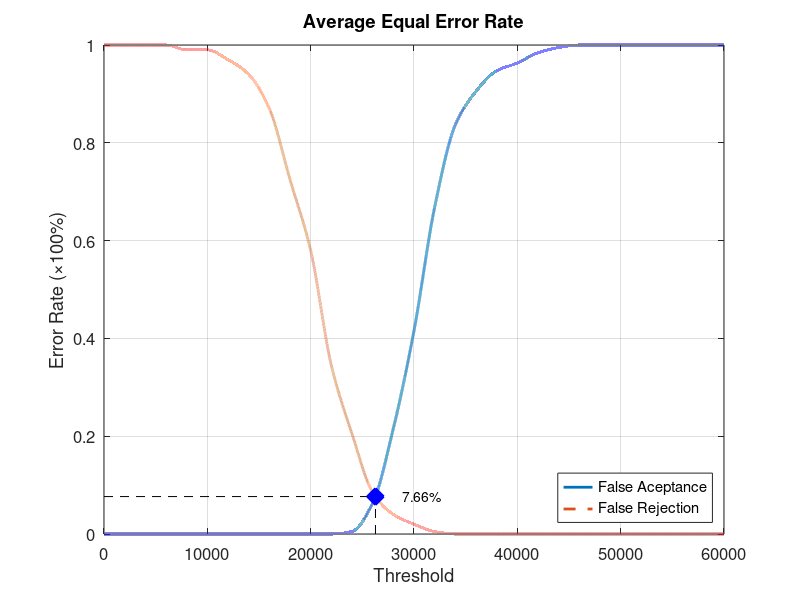
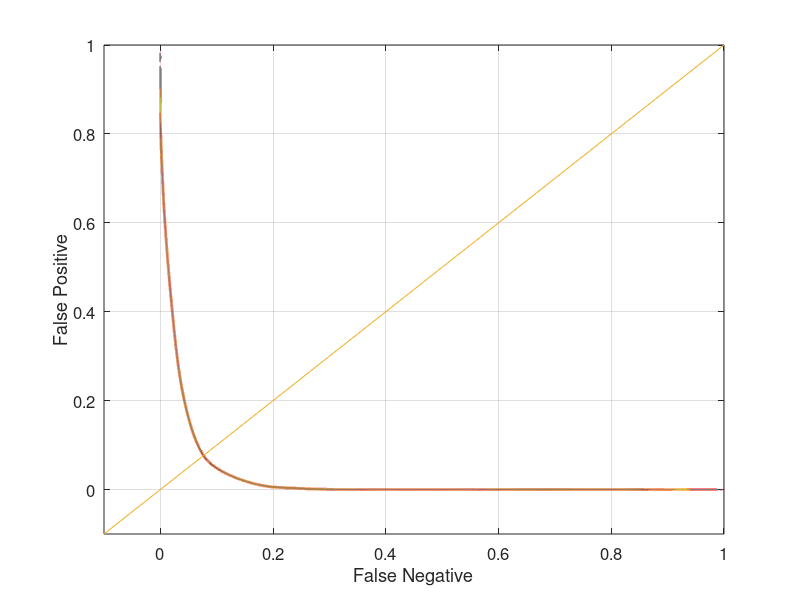

The MATLAB script that drew these images, in order:
function yEER = Database2_3
close all;
clear;
clc;
x = 0:2000:60000;
xq = 0:0.5:60000;

y0 = [0 0 0 0 0 0 0 0 0 0 0 0 0.00526316 0.0631579 0.215789 0.415789 0.668421 0.836842 0.905263 0.947368 0.963158 0.984211 0.994737 1 1 1 1 1 1 1 1];
yy0 = interp1(x, y0, xq, 'pchip');
y1 = [1 1 1 1 0.99 0.99 0.97 0.94 0.87 0.725 0.58 0.345 0.205 0.085 0.04 0.02 0.005 0 0 0 0 0 0 0 0 0 0 0 0 0 0];
yy1 = interp1(x, y1, xq, 'pchip');

% Calculating EER: 
y2 = abs(y0 - y1);
find(y2 == min(y2))
yy2 = abs(yy0 - yy1);
xEER = find(yy2 == min(yy2));
xEERIndex = xq(xEER) % X-axis EER
yEER = yy0(xEER) % Y-axis EER

main = figure
plot(xq, yy0,'-','LineWidth', 2);	hold on
plot(xq, yy1,'--','LineWidth', 2);	hold on
plot([xEERIndex xEERIndex], [0 yEER], 'k--');	hold on
plot([0 xEERIndex], [yEER yEER], 'k--');	hold on
plot(xEERIndex, yEER, 'bx', 'LineWidth', 10);	hold on
text(xEERIndex + 10 * xEERIndex / 100, yEER, [num2str(round((10000 * yEER)) / 100) '%'])
legend('False Aceptance', 'False Rejection', 'Location', 'SouthEast')
xlabel('Threshold')
ylabel('Error Rate (\times100%)')
title('Average Equal Error Rate')
set(gca, 'FontSize', 12)
axis([0 60000 0 1])
grid on

print(main, 'Database2_3Main', '-dpng');
FNRxFPR = figure('Color', [1 1 1]);
plot(yy1, yy0, '-', yy1, yy0, 'LineWidth', 2);
hold on
y = -0.1:0.1:1
plot(y, y); 
set(gca, 'FontSize', 12)
xlabel('False Negative')
ylabel('False Positive')
axis([-0.1 1 -0.1 1])
set(gca, 'FontSize', 12)
grid on

print(FNRxFPR, 'Database2_3FNRxFPR','-dpng');
end
